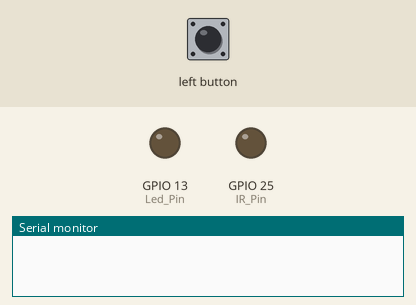
Recording of a sketch running on a simulated ESP32. On the bench: output pins drawn as LEDs (lit = HIGH), the last lines printed to the serial monitor. The test bench sets the inputs (shaded band).

Above: at 1.2 s.
1.3 s: left button pressed for 0.15 s
At 1.7 s:
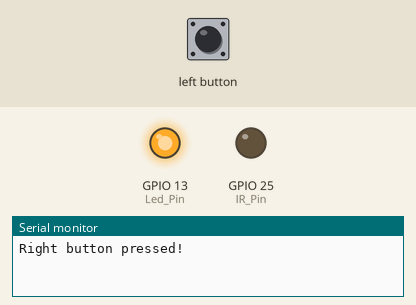
2.9 s: left button pressed for 1 s
At 3.7 s:
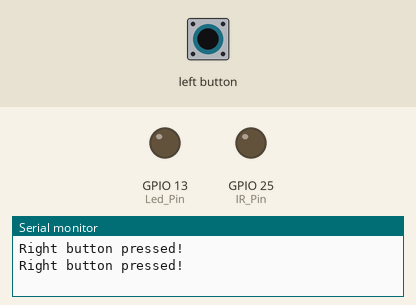
5.4 s: left button pressed for 3.2 s
At 6.8 s:
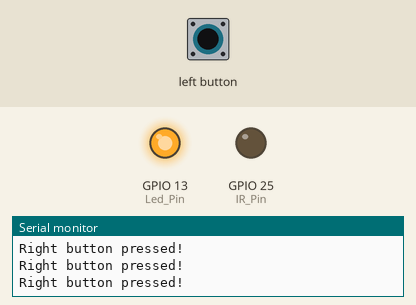
Timing chart, 0 to 8.4 s (numbered marks = the images above; inputs shaded):
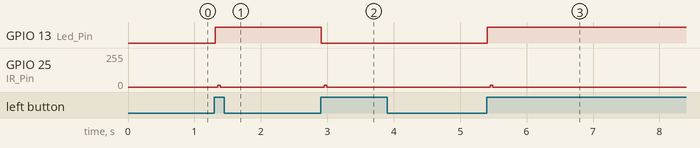

The sketch:

ml_l3_base_on_arduino.ino
```cpp
#include <Adafruit_CircuitPlayground.h>
/*
- Github: https://github.com/whik/nikon-wireless-remote-control-ML-L3-DIY.git
- Gitee : https://gitee.com/whik/nikon-wireless-remote-control-ML-L3-DIY.git
- Blog  : www.wangchaochao.top
*/

#define IR_Pin      25
#define Led_Pin     13
#define ButtonA_Pin  4
#define ButtonB_Pin  5

#define LED_ON      digitalWrite(Led_Pin, LOW)
#define LED_OFF     digitalWrite(Led_Pin, HIGH)
#define LED_SET(x)  digitalWrite(Led_Pin, x)

#define IR_ON     digitalWrite(IR_Pin, HIGH)
#define IR_OFF    digitalWrite(IR_Pin, LOW)

#define GET_BUTTONA()  digitalRead(ButtonA_Pin)
#define GET_BUTTONB()  digitalRead(ButtonB_Pin)

int sts = 0;

void setup()
{
  pinMode(IR_Pin, OUTPUT);
  pinMode(Led_Pin, OUTPUT);
  pinMode(ButtonA_Pin, INPUT_PULLDOWN);
  pinMode(ButtonB_Pin, INPUT_PULLDOWN);

  Serial.begin(9600);
}

//Nikon ML-L3 红外遥控器快门编码:38KHz=26us
void loop()
{
  if (GET_BUTTONA())
  {
    delay(10);
    if (GET_BUTTONA())
    {
      sts = !sts;
      LED_SET(sts);
      Serial.println("Right button pressed!");
      OneShot();
    }
  }
  while (GET_BUTTONA());  //等待松开
}

void OneShot()
{
  int i = 0;
  for (i = 76; i > 0; i--)  //2100ms
  {
    IR_ON;      //13.5
    delayMicroseconds(12);
    IR_OFF;     //13.7
    delayMicroseconds(12);
  }
  IR_OFF;
  delay(28);  //2803us
  for (i = 15; i > 0; i--) //393us
  {
    IR_ON;
    delayMicroseconds(12);
    IR_OFF;
    delayMicroseconds(12);
  }
  IR_OFF;
  delayMicroseconds(1580);    //1611us

  for (i = 15; i > 0; i--)
  {
    IR_ON;
    delayMicroseconds(12);
    IR_OFF;
    delayMicroseconds(12);
  }
  delayMicroseconds(3580);
  for (i = 15; i > 0; i--)
  {
    IR_ON;
    delayMicroseconds(12);
    IR_OFF;
    delayMicroseconds(12);
  }
  IR_OFF;
}
```

Measured:
- after the input at 1.3 s, GPIO 13 (Led_Pin): LOW → HIGH at once; GPIO 25 (IR_Pin): 0/255 → 12/255 after 0.05 s, → 0/255 0.04 s later
- after the input at 2.9 s, GPIO 13 (Led_Pin): HIGH → LOW at once; GPIO 25 (IR_Pin): 0/255 → 12/255 after 0.05 s, → 0/255 0.04 s later
- after the input at 5.4 s, GPIO 13 (Led_Pin): LOW → HIGH at once; GPIO 25 (IR_Pin): 0/255 → 12/255 after 0.05 s, → 0/255 0.04 s later
